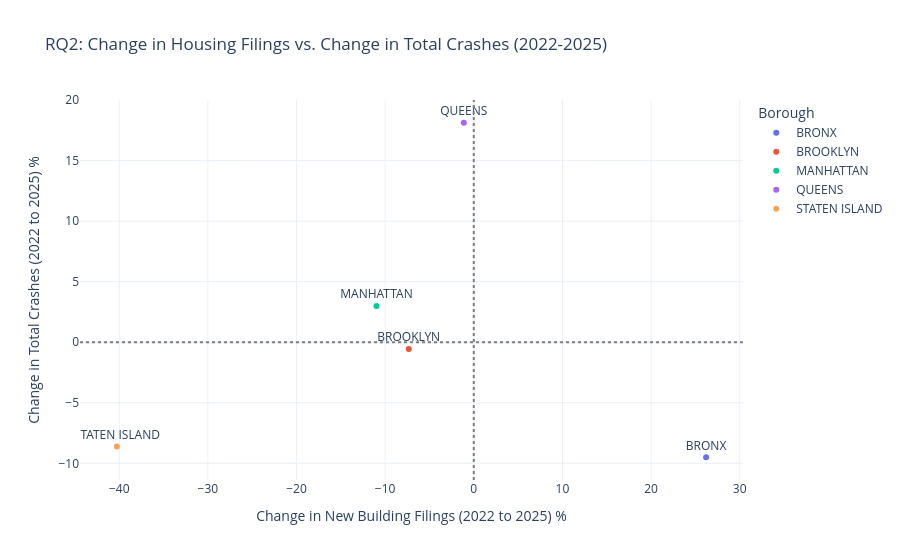

Here is the notebook cell this chart was saved with:
### Markdown cell above
### RQ1 Interpretation
While some districts (like those in Queens and Brooklyn) have a very high share of the city's new housing, their share of serious crashes does not increase at the same rate. The data points are scattered, indicating that new housing development is highly concentrated in specific districts, but serious crashes are more evenly distributed across the city. This suggests that development alone does not dictate where severe traffic harm occurs.

### Code cell
# --- Research Question 2 ---
# In boroughs where the number of new building filings increased the most between 2022 and 2025, did the frequency of total crashes also increase proportionally?

# Filter for the full years 2022 and 2025
df_years = borough_month[borough_month["year"].isin([2022, 2025])]
borough_comp = df_years.groupby(["borough", "year"]).agg(
    new_filings=("new_filings", "sum"),
    crashes=("crashes", "sum")
).reset_index()

# Pivot to compare 2022 vs 2025
borough_pivot = borough_comp.pivot(index="borough", columns="year", values=["new_filings", "crashes"]).reset_index()

# Flatten the multi-level columns (this is what caused the error)
borough_pivot.columns = ["borough", "filings_2022", "filings_2025", "crashes_2022", "crashes_2025"]

# Calculate percentage changes
borough_pivot["filings_pct_change"] = ((borough_pivot["filings_2025"] - borough_pivot["filings_2022"]) / borough_pivot["filings_2022"]) * 100
borough_pivot["crash_pct_change"] = ((borough_pivot["crashes_2025"] - borough_pivot["crashes_2022"]) / borough_pivot["crashes_2022"]) * 100

fig2 = px.scatter(
    borough_pivot, 
    x="filings_pct_change", 
    y="crash_pct_change", 
    color="borough",
    hover_name="borough",
    text="borough",
    labels={
        "filings_pct_change": "Change in New Building Filings (2022 to 2025) %",
        "crash_pct_change": "Change in Total Crashes (2022 to 2025) %",
        "borough": "Borough"
    },
    title="RQ2: Change in Housing Filings vs. Change in Total Crashes (2022-2025)",
    template="plotly_white"
).add_hline(y=0, line_dash="dot", line_color="gray").add_vline(x=0, line_dash="dot", line_color="gray")
fig2.update_traces(textposition="top center")
fig2.show()

### Figure 1 — Plotly figure (JSON) as saved in the notebook; plotly's stock layout.template omitted (floating-point values rounded to 4 significant figures)
{"data": [{"hovertemplate": "<b>%{hovertext}</b><br><br>Borough=%{text}<br>Change in New Building Filings (2022 to 2025) %=%{x}<br>Change in Total Crashes (2022 to 2025) %=%{y}<extra></extra>", "hovertext": ["BRONX"], "legendgroup": "BRONX", "marker": {"color": "#636efa", "symbol": "circle"}, "mode": "markers+text", "name": "BRONX", "orientation": "v", "showlegend": true, "text": ["BRONX"], "textposition": "top center", "type": "scatter", "x": [26.21], "xaxis": "x", "y": [-9.5], "yaxis": "y"}, {"hovertemplate": "<b>%{hovertext}</b><br><br>Borough=%{text}<br>Change in New Building Filings (2022 to 2025) %=%{x}<br>Change in Total Crashes (2022 to 2025) %=%{y}<extra></extra>", "hovertext": ["BROOKLYN"], "legendgroup": "BROOKLYN", "marker": {"color": "#EF553B", "symbol": "circle"}, "mode": "markers+text", "name": "BROOKLYN", "orientation": "v", "showlegend": true, "text": ["BROOKLYN"], "textposition": "top center", "type": "scatter", "x": [-7.338], "xaxis": "x", "y": [-0.5656], "yaxis": "y"}, {"hovertemplate": "<b>%{hovertext}</b><br><br>Borough=%{text}<br>Change in New Building Filings (2022 to 2025) %=%{x}<br>Change in Total Crashes (2022 to 2025) %=%{y}<extra></extra>", "hovertext": ["MANHATTAN"], "legendgroup": "MANHATTAN", "marker": {"color": "#00cc96", "symbol": "circle"}, "mode": "markers+text", "name": "MANHATTAN", "orientation": "v", "showlegend": true, "text": ["MANHATTAN"], "textposition": "top center", "type": "scatter", "x": [-10.98], "xaxis": "x", "y": [2.988], "yaxis": "y"}, {"hovertemplate": "<b>%{hovertext}</b><br><br>Borough=%{text}<br>Change in New Building Filings (2022 to 2025) %=%{x}<br>Change in Total Crashes (2022 to 2025) %=%{y}<extra></extra>", "hovertext": ["QUEENS"], "legendgroup": "QUEENS", "marker": {"color": "#ab63fa", "symbol": "circle"}, "mode": "markers+text", "name": "QUEENS", "orientation": "v", "showlegend": true, "text": ["QUEENS"], "textposition": "top center", "type": "scatter", "x": [-1.127], "xaxis": "x", "y": [18.13], "yaxis": "y"}, {"hovertemplate": "<b>%{hovertext}</b><br><br>Borough=%{text}<br>Change in New Building Filings (2022 to 2025) %=%{x}<br>Change in Total Crashes (2022 to 2025) %=%{y}<extra></extra>", "hovertext": ["STATEN ISLAND"], "legendgroup": "STATEN ISLAND", "marker": {"color": "#FFA15A", "symbol": "circle"}, "mode": "markers+text", "name": "STATEN ISLAND", "orientation": "v", "showlegend": true, "text": ["STATEN ISLAND"], "textposition": "top center", "type": "scatter", "x": [-40.26], "xaxis": "x", "y": [-8.609], "yaxis": "y"}], "layout": {"legend": {"title": {"text": "Borough"}, "tracegroupgap": 0}, "shapes": [{"line": {"color": "gray", "dash": "dot"}, "type": "line", "x0": 0, "x1": 1, "xref": "x domain", "y0": 0, "y1": 0, "yref": "y"}, {"line": {"color": "gray", "dash": "dot"}, "type": "line", "x0": 0, "x1": 0, "xref": "x", "y0": 0, "y1": 1, "yref": "y domain"}], "title": {"text": "RQ2: Change in Housing Filings vs. Change in Total Crashes (2022-2025)"}, "xaxis": {"anchor": "y", "domain": [0, 1], "title": {"text": "Change in New Building Filings (2022 to 2025) %"}}, "yaxis": {"anchor": "x", "domain": [0, 1], "title": {"text": "Change in Total Crashes (2022 to 2025) %"}}}}
